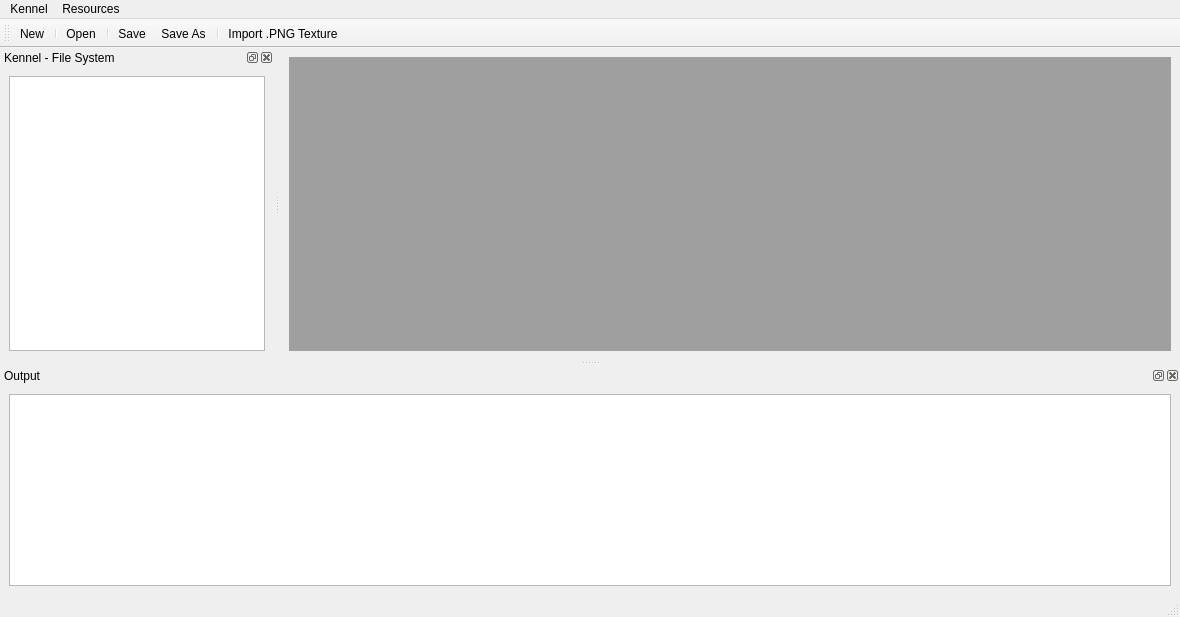
<?xml version="1.0" encoding="UTF-8"?>
<ui version="4.0">
 <class>MainWindow</class>
 <widget class="QMainWindow" name="MainWindow">
  <property name="geometry">
   <rect>
    <x>0</x>
    <y>0</y>
    <width>1180</width>
    <height>617</height>
   </rect>
  </property>
  <property name="acceptDrops">
   <bool>true</bool>
  </property>
  <property name="windowTitle">
   <string>Kennel - Resource File Editor</string>
  </property>
  <property name="windowIcon">
   <iconset>
    <normaloff>:/icons/kennel.png</normaloff>:/icons/kennel.png</iconset>
  </property>
  <property name="documentMode">
   <bool>true</bool>
  </property>
  <widget class="QWidget" name="centralwidget">
   <layout class="QGridLayout" name="gridLayout">
    <item row="0" column="0">
     <widget class="QMdiArea" name="mdiArea">
      <property name="acceptDrops">
       <bool>true</bool>
      </property>
     </widget>
    </item>
   </layout>
  </widget>
  <widget class="QStatusBar" name="statusbar"/>
  <widget class="QDockWidget" name="dockWidget">
   <property name="acceptDrops">
    <bool>true</bool>
   </property>
   <property name="windowIcon">
    <iconset>
     <normaloff>:/icons/kennel.png</normaloff>:/icons/kennel.png</iconset>
   </property>
   <property name="toolTip">
    <string/>
   </property>
   <property name="statusTip">
    <string/>
   </property>
   <property name="whatsThis">
    <string/>
   </property>
   <property name="features">
    <set>QDockWidget::AllDockWidgetFeatures</set>
   </property>
   <property name="windowTitle">
    <string>Kennel - File System</string>
   </property>
   <attribute name="dockWidgetArea">
    <number>1</number>
   </attribute>
   <widget class="QWidget" name="dockWidgetContents">
    <layout class="QGridLayout" name="gridLayout_2">
     <item row="1" column="0">
      <widget class="QTreeWidget" name="treeWidget">
       <property name="dragEnabled">
        <bool>true</bool>
       </property>
       <property name="dragDropOverwriteMode">
        <bool>true</bool>
       </property>
       <property name="dragDropMode">
        <enum>QAbstractItemView::DragDrop</enum>
       </property>
       <property name="defaultDropAction">
        <enum>Qt::MoveAction</enum>
       </property>
       <property name="alternatingRowColors">
        <bool>true</bool>
       </property>
       <property name="selectionMode">
        <enum>QAbstractItemView::MultiSelection</enum>
       </property>
       <property name="sortingEnabled">
        <bool>true</bool>
       </property>
       <property name="animated">
        <bool>true</bool>
       </property>
       <property name="headerHidden">
        <bool>true</bool>
       </property>
       <attribute name="headerShowSortIndicator" stdset="0">
        <bool>false</bool>
       </attribute>
       <attribute name="headerShowSortIndicator" stdset="0">
        <bool>false</bool>
       </attribute>
       <column>
        <property name="text">
         <string notr="true">1</string>
        </property>
       </column>
      </widget>
     </item>
    </layout>
   </widget>
  </widget>
  <widget class="QToolBar" name="toolBar">
   <property name="windowTitle">
    <string>toolBar</string>
   </property>
   <attribute name="toolBarArea">
    <enum>TopToolBarArea</enum>
   </attribute>
   <attribute name="toolBarBreak">
    <bool>false</bool>
   </attribute>
   <addaction name="actionNew"/>
   <addaction name="separator"/>
   <addaction name="actionOpen"/>
   <addaction name="separator"/>
   <addaction name="actionSave"/>
   <addaction name="actionSave_As"/>
   <addaction name="separator"/>
   <addaction name="actionImport_PNG_Texture"/>
  </widget>
  <widget class="QMenuBar" name="menuBar">
   <property name="geometry">
    <rect>
     <x>0</x>
     <y>0</y>
     <width>1180</width>
     <height>21</height>
    </rect>
   </property>
   <widget class="QMenu" name="menuFile">
    <property name="title">
     <string>Kennel</string>
    </property>
    <addaction name="actionNew"/>
    <addaction name="separator"/>
    <addaction name="actionOpen"/>
    <addaction name="separator"/>
    <addaction name="actionSave"/>
    <addaction name="actionSave_As"/>
    <addaction name="separator"/>
    <addaction name="actionClose"/>
    <addaction name="separator"/>
    <addaction name="actionExit"/>
   </widget>
   <widget class="QMenu" name="menuResources">
    <property name="title">
     <string>Resources</string>
    </property>
    <addaction name="actionImport_PNG_Texture"/>
   </widget>
   <addaction name="menuFile"/>
   <addaction name="menuResources"/>
  </widget>
  <widget class="QDockWidget" name="dockWidget_2">
   <property name="windowTitle">
    <string>Output</string>
   </property>
   <attribute name="dockWidgetArea">
    <number>8</number>
   </attribute>
   <widget class="QWidget" name="dockWidgetContents_2">
    <layout class="QVBoxLayout" name="verticalLayout">
     <item>
      <widget class="QTextEdit" name="textEdit">
       <property name="readOnly">
        <bool>true</bool>
       </property>
      </widget>
     </item>
    </layout>
   </widget>
  </widget>
  <action name="actionExit">
   <property name="text">
    <string>Exit</string>
   </property>
  </action>
  <action name="actionNew">
   <property name="icon">
    <iconset resource="kennel.qrc">
     <normaloff>:/icons/images/new.png</normaloff>:/icons/images/new.png</iconset>
   </property>
   <property name="text">
    <string>New</string>
   </property>
  </action>
  <action name="actionSave">
   <property name="icon">
    <iconset resource="kennel.qrc">
     <normaloff>:/icons/images/kennel.png</normaloff>:/icons/images/kennel.png</iconset>
   </property>
   <property name="text">
    <string>Save</string>
   </property>
  </action>
  <action name="actionSave_As">
   <property name="icon">
    <iconset resource="kennel.qrc">
     <normaloff>:/icons/images/saveas.png</normaloff>:/icons/images/saveas.png</iconset>
   </property>
   <property name="text">
    <string>Save As...</string>
   </property>
  </action>
  <action name="actionOpen">
   <property name="icon">
    <iconset resource="kennel.qrc">
     <normaloff>:/icons/images/fileopen.png</normaloff>:/icons/images/fileopen.png</iconset>
   </property>
   <property name="text">
    <string>Open</string>
   </property>
  </action>
  <action name="actionClose">
   <property name="text">
    <string>Close</string>
   </property>
  </action>
  <action name="actionImport_PNG_Texture">
   <property name="icon">
    <iconset resource="kennel.qrc">
     <normaloff>:/icons/images/import.png</normaloff>:/icons/images/import.png</iconset>
   </property>
   <property name="text">
    <string>Import .PNG Texture</string>
   </property>
  </action>
 </widget>
 <resources>
  <include location="kennel.qrc"/>
 </resources>
 <connections/>
</ui>
